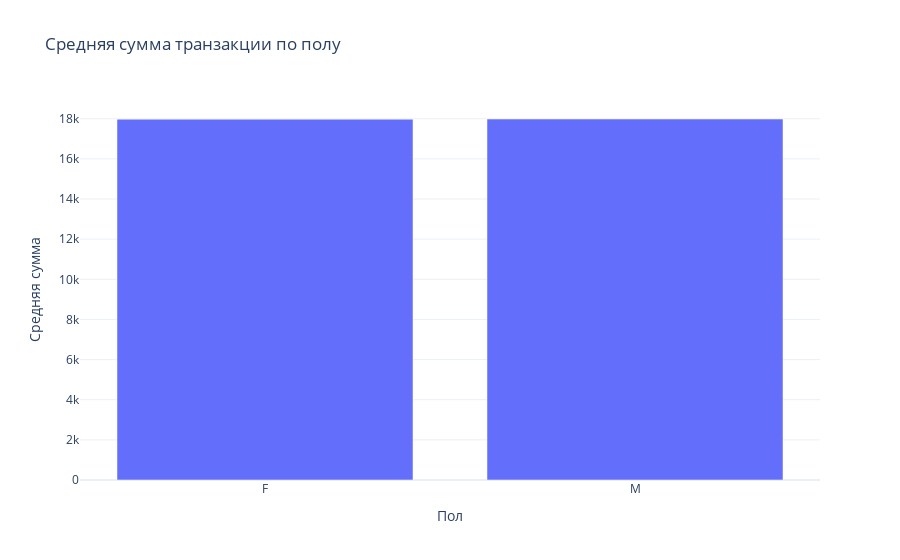

Write notebook code for a chart like this one.
### Code cell
# AVG сумма транзакции по полу
query_avg_amount = """
    select c.gender, round(avg(t.amount), 2) as avg_amount
    from final_project.transactions t
    join final_project.customers c on t.cardholder_id = c.cardholder_id
    group by c.gender
"""

df_avg_amount = load_sql_query(query_avg_amount)

px.bar(df_avg_amount, x="gender", y="avg_amount",
       title="Средняя сумма транзакции по полу",
       labels={"gender": "Пол", "avg_amount": "Средняя сумма"},
       template="plotly_white").show()

### Figure 1 — Plotly figure (JSON) as saved in the notebook; plotly's stock layout.template omitted (floating-point values rounded to 4 significant figures)
{"data": [{"alignmentgroup": "True", "hovertemplate": "Пол=%{x}<br>Средняя сумма=%{y}<extra></extra>", "legendgroup": "", "marker": {"color": "#636efa", "pattern": {"shape": ""}}, "name": "", "offsetgroup": "", "orientation": "v", "showlegend": false, "textposition": "auto", "type": "bar", "x": ["F", "M"], "xaxis": "x", "y": [17980.0, 17990.0], "yaxis": "y"}], "layout": {"autosize": true, "barmode": "relative", "legend": {"tracegroupgap": 0}, "title": {"text": "Средняя сумма транзакции по полу"}, "xaxis": {"anchor": "y", "autorange": true, "domain": [0, 1], "range": [-0.5, 1.5], "title": {"text": "Пол"}, "type": "category"}, "yaxis": {"anchor": "x", "autorange": true, "domain": [0, 1], "range": [0, 18930.0], "title": {"text": "Средняя сумма"}, "type": "linear"}}}
